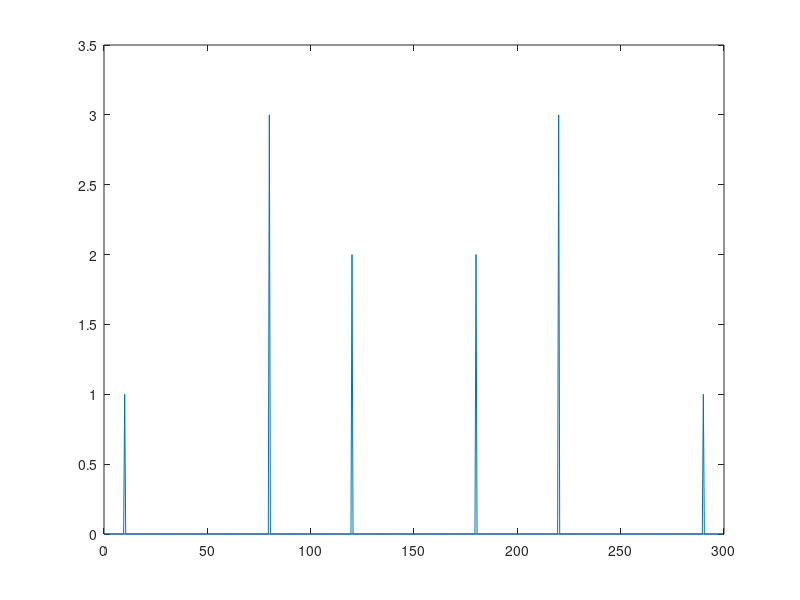
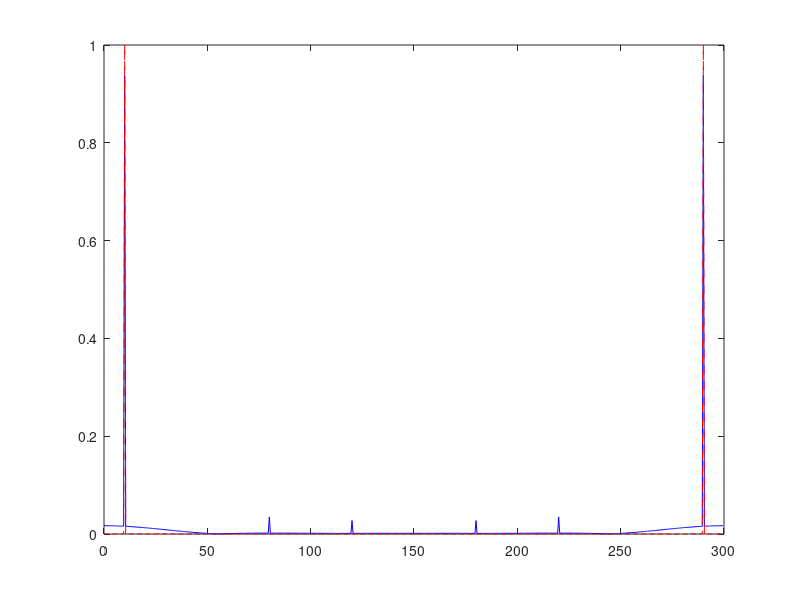
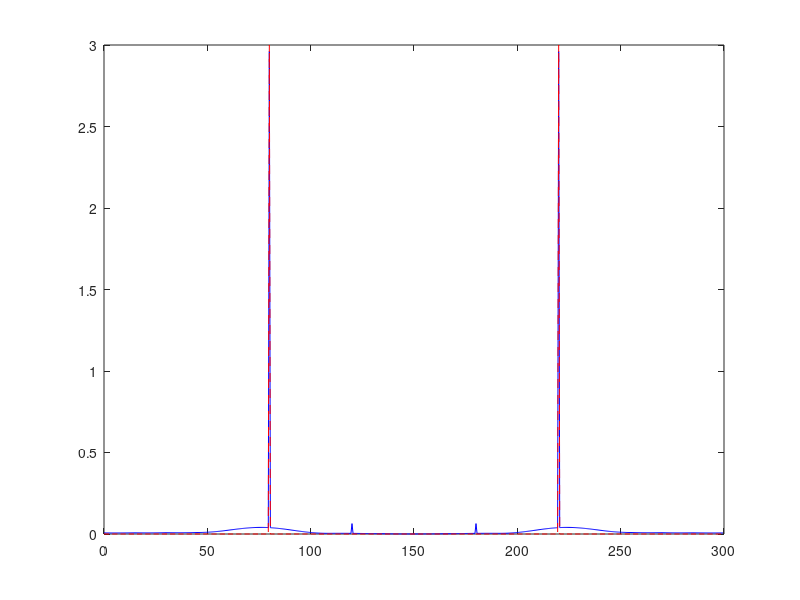
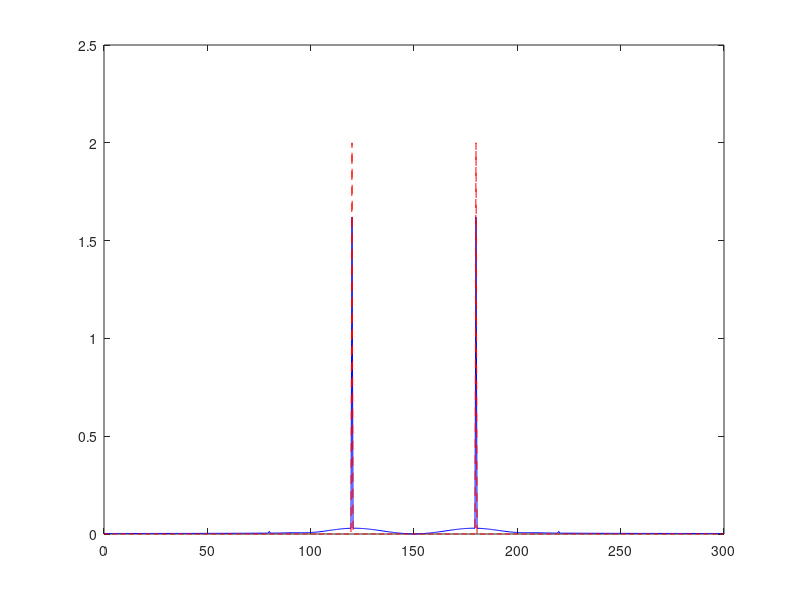

The MATLAB script that drew these images, in order:
clc
clear all
close all
%% Time and frequency vectors declaration
Fs = 300;
dt = 1/Fs;
Tk = 2;
t = 0:dt:(Tk-dt);

L = length(t);
df = Fs / L;

fvec = (0:L-1)*df;

%% Signal creation
f1 = 10;
f2 = 80;
f3 = 120;

x1 = sin(2*pi*f1*t);
x2 = 3*sin(2*pi*f2*t + pi/4 );
x3 = 2*sin(2*pi*f3*t + pi/2);

S = x1+x2+x3;
%% FFT of signal
one = fft(S);
figure(1)
plot(fvec, 2*abs(one)/L)
figure(11)
plot(t,S)
%% Filter parameters
fNyq = Fs / 2;                  % for all
% 1st
fRow1 =8;
fOdc1 = f1 / fNyq;
%2nd
fRow2 = 15;
fOdc2 = f2 / fNyq;
%3rd
fRow3 = 20;
fOdc3 = (f3-10 )/ fNyq;
% Seeking of A and B matrixes
B1 = fir1(fRow1,fOdc1,"low");
B2 = fir1(fRow2,[70 90]/fNyq ,"bandpass");
B3 = fir1(fRow3,fOdc3,"high");
%% Filters
% 1st signal
F1 = filter(B1,1,S);

figure(12)
plot(t,F1,'b'); 
%plot(t,x1,'--r'); hold off

% if wanted in the frequancy domain.
FF1 = fft(F1);
X1 = fft(x1);
figure(2)
plot(fvec,2*abs(FF1)/L,'b'); hold on
plot(fvec,2*abs(X1)/L,'--r')

% 2nd signal
F2 = filter(B2,1,S);
figure(13)
plot(t,F2,'b'); 
%hold on;
%plot(t,x2,'--r');

FF2 = fft(F2)
X2 = fft(x2)
figure(3)
plot(fvec,2*abs(FF2)/L,'b'); hold on
plot(fvec,2*abs(X2)/L,'--r'); hold off

F3 = filter(B3,1,S);
FF3 = fft(F3);
X3 = fft(x3)
figure(4)
plot(fvec,2*abs(FF3)/L,'b'); hold on
plot(fvec,2*abs(X3)/L,'--r'); hold off
figure(14)
plot(t,F3,'b'); 

%% IIR filters 

fIRow1 = 8;
[BI1 AI1] = butter(fIRow1,15 / fNyq,"low");


% signal 1
FI1 = filter(BI1,AI1,S) ;
FFI1 = fft(FI1);
X1 = fft(x1);
figure(5)
plot(fvec,2*abs(FFI1)/L,'b'); hold on
plot(fvec,2*abs(X1)/L,'--r'); hold off

figure(17)
plot(t,FI1,'b'); 
% Signal 2
fIRow2 = 8;
[BI2 AI2] = butter(fIRow2,[70 90]/fNyq,"bandpass");



FI2 = filter(BI2,AI2,S) ;
FFI2 = fft(FI2);
X2 = fft(x2);
figure(6)
plot(fvec,2*abs(FFI2)/L,'b'); hold on
plot(fvec,2*abs(X2)/L,'--r'); hold off

figure(15)
plot(t,FI2,'b'); 
% Signal 3

fIRow3 = 8;
[BI3 AI3] = butter(fIRow3,fOdc3,"high");



FI3 = filter(BI3,AI3,S) ;
FFI3 = fft(FI3);
X3 = fft(x3);
figure(7)
plot(fvec,2*abs(FFI3)/L,'b'); hold on
plot(fvec,2*abs(X3)/L,'--r'); hold off
figure(16)
plot(t,FI3,'b'); 
